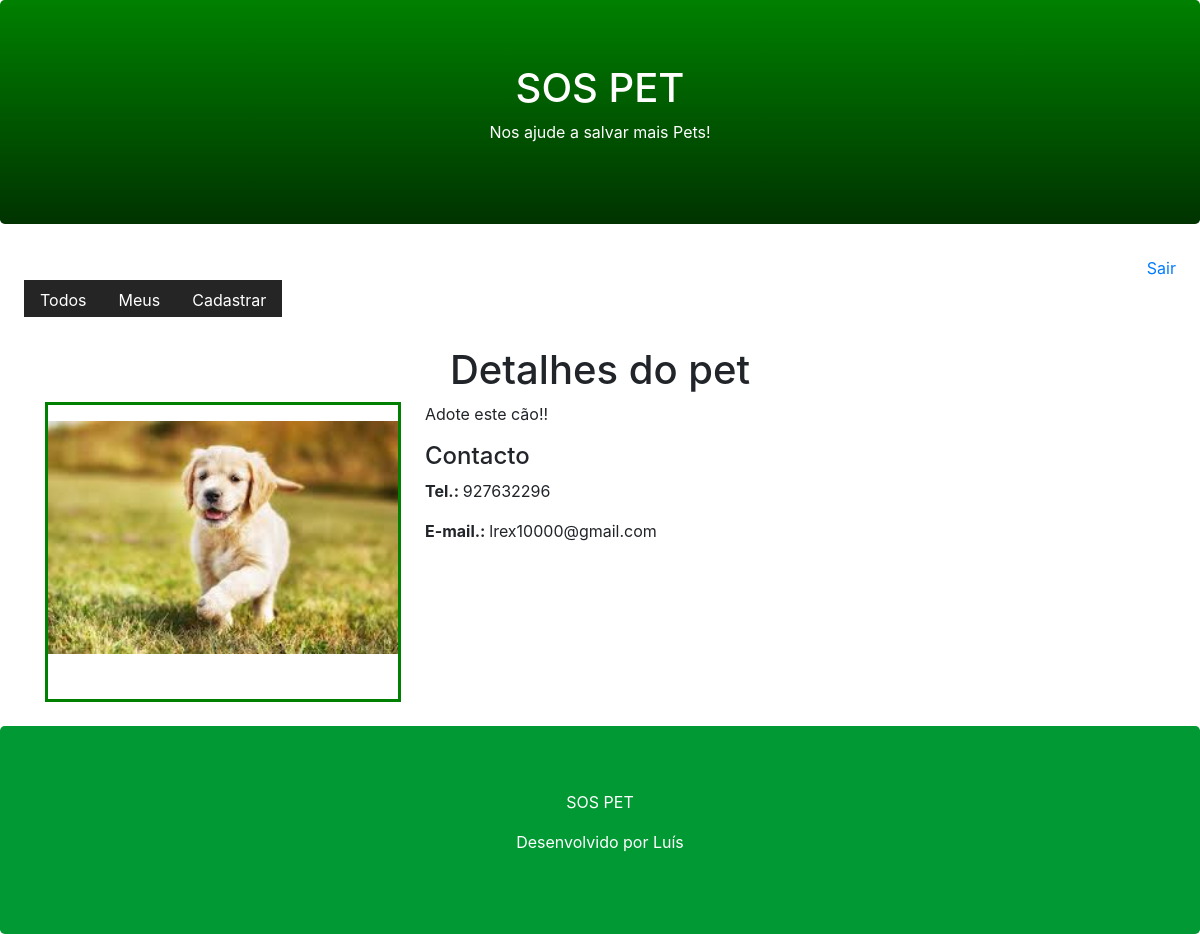
The app's page /pet/detail/6/ with its own data.
### core/models.py (models this page shows, shortened)
class Pet(models.Model):
    city = models.CharField(max_length=100)
    description = models.TextField()
    phone = models.CharField(max_length=11)
    email = models.EmailField()
    begin_date = models.DateTimeField(auto_now_add=True)
    photo = models.ImageField(upload_to='pet')
    active = models.BooleanField(default=True)
    user = models.ForeignKey(User, on_delete=models.CASCADE)

### core/views.py (the view)
# urls.py: path('pet/detail/<id>/', views.pet_detail),
def pet_detail(request, id):
    pet = Pet.objects.get(active=True, id=id)
    print(pet.id)
    return render(request,'pet.html', {'pet':pet})

### core/templates/pet.html (shortened to what this page needs)
{% extends "model-page.html" %}
{% block content %}
<h1 class="text-center"> Detalhes do pet </h1>
<div class="container mp-4 mb-4">
    <div class="row">
        <div class="col-sm-4">
            <div style="border-color: green; border-style: solid; width:356px; height:300px;">
                {% if pet.photo %}
                <img src="{{pet.photo.url}}" width="350" heigth="263" style="margin-top:16px">
                {% endif %}
            </div>
        </div>
        <div class="col-sm-8">
            <p>{{pet.description}}</p>
            <h4>Contacto</h4>
            <p><b>Tel.: </b>{{ pet.phone }}</p>
            <p><b>E-mail.: </b>{{ pet.email }}</p>
        </div>
    </div>
</div>
{% endblock %}

### records on screen
Pet: photo (picture), description "Adote este cão!!", phone "927632296", email "lrex10000@gmail.com"
